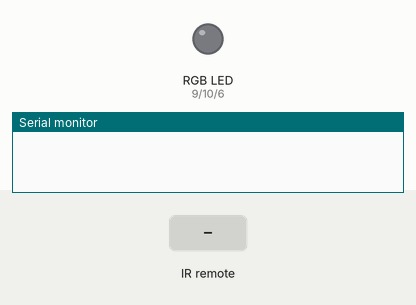
Bench run of a sketch on a simulated Arduino Uno, built with avr-gcc and run on an emulated ATmega328P. Shown: an RGB LED mixed from three pins (HIGH = lit), the last lines printed to the serial monitor. Inputs (shaded band) come from the test bench.

Above: at 1.2 s.
1.3 s: infrared code 0xFFA25D received
At 2.2 s:
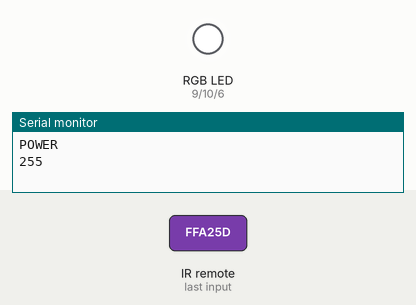
2.9 s: infrared code 0xFFE01F received
At 3.4 s:
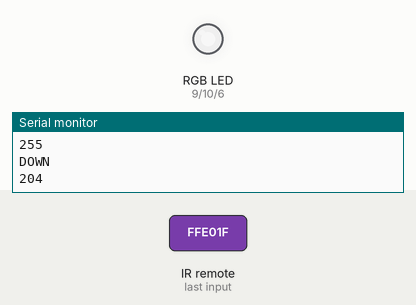
4.5 s: infrared code 0xFF30CF received
At 5.8 s:
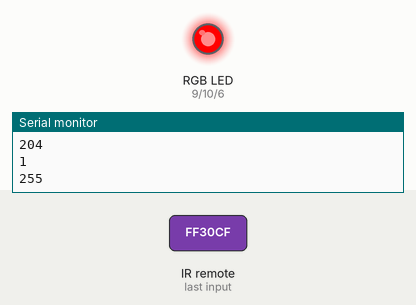
6.1 s: infrared code 0xFF18E7 received
At 7.0 s:
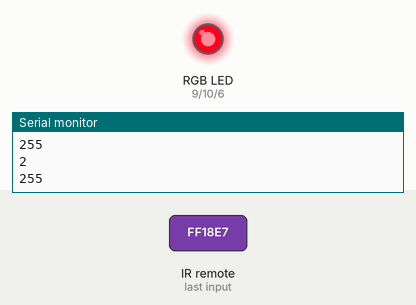
7.7 s: infrared code 0xFF906F received
At 8.3 s:
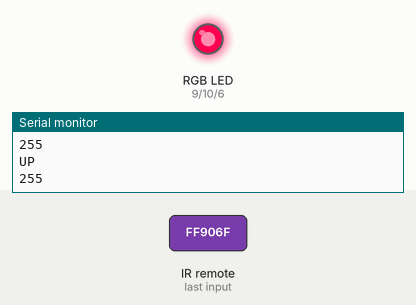
9.3 s: infrared code 0xFF7A85 received
At 10.7 s:
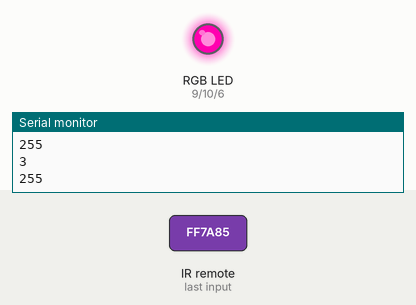
Timing chart, 0 to 11.9 s (numbered marks = the images above; inputs shaded):
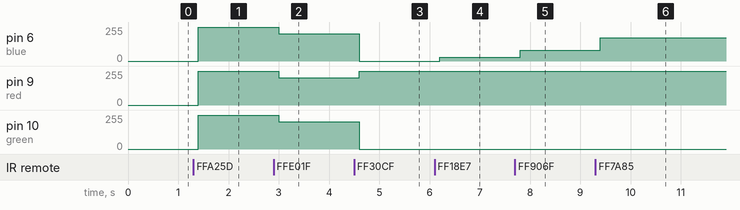

The sketch:

ir_rgb.ino
```cpp
#include<IRremote.h>
int IRpin = 3;
IRrecv IR(IRpin);
decode_results cmd;
int dt = 100;

String myCMD;

int red = 9;
int green = 10;
int blue = 6;
int rV = 255;
int gV = 255;
int bV = 255;

int pwrState = 0;
int dimVal = 0;

void setup() {

  Serial.begin(9600);
  IR.enableIRIn();
  pinMode(red, OUTPUT);
  pinMode(green, OUTPUT);
  pinMode(blue, OUTPUT);

}

void loop() {

  while(IR.decode(&cmd) == 0){
    }
  delay(dt);
  IR.resume();

  if (cmd.value == 0xFFA25D){
    myCMD = "POWER";
    Serial.println(myCMD);
    if(pwrState == 0){
      pwrState = 1;
    }
    else{
      pwrState = 0;
      analogWrite(red, 0);
      analogWrite(green, 0);
      analogWrite(blue, 0);
    }
  }

  if (cmd.value == 0xFFE01F){
    myCMD = "DOWN";
    Serial.println(myCMD);
    if (rV > 51){
      rV = rV - 51;
    }
    if (gV > 51){
      gV = gV - 51;
    }
    if (bV > 51){
      bV = bV - 51;
    }
  }

  if (cmd.value == 0xFF906F){
    myCMD = "UP";
    Serial.println(myCMD);
    if (rV < 255 && rV != 0){
      rV = rV + 51;
    }
    if (gV < 255 && gV != 0){
      gV = gV + 51;
    }
    if (bV < 255 && bV != 0){
      bV = bV + 51;
    }
  }

  if (cmd.value == 0xFF6897){
    myCMD = "0";
    Serial.println(myCMD);
    rV = 255;
    gV = 255;
    bV = 255;
  }

  if (cmd.value == 0xFF30CF){
    myCMD = "1";
    Serial.println(myCMD);
    rV = 255;
    gV = 0;
    bV = 0;
  }

  if (cmd.value == 0xFF18E7){
    myCMD = "2";
    Serial.println(myCMD);
    rV = 255;
    gV = 0;
    bV = 30;
  }

  if (cmd.value == 0xFF7A85){
    myCMD = "3";
    Serial.println(myCMD);
    rV = 255;
    gV = 0;
    bV = 175;
  }

  if (cmd.value == 0xFF10EF){
    myCMD = "4";
    Serial.println(myCMD);
    rV = 0;
    gV = 0;
    bV = 255;
  }

  if (cmd.value == 0xFF38C7){
    myCMD = "5";
    Serial.println(myCMD);
    rV = 0;
    gV = 255;
    bV = 255;
  }

  if (cmd.value == 0xFF5AA5){
    myCMD = "6";
    Serial.println(myCMD);
    rV = 0;
    gV = 255;
    bV = 75;
  }

  if (cmd.value == 0xFF42BD){
    myCMD = "7";
    Serial.println(myCMD);
    rV = 0;
    gV = 255;
    bV = 0;
  }

  if (cmd.value == 0xFF4AB5){
    myCMD = "8";
    Serial.println(myCMD);
    rV = 255;
    gV = 255;
    bV = 0;
  }

  if (cmd.value == 0xFF52AD){
    myCMD = "9";
    Serial.println(myCMD);
    rV = 255;
    gV = 30;
    bV = 0;
  }

  if(pwrState == 1){
    analogWrite(red, rV);
    analogWrite(green, gV);
    analogWrite(blue, bV);
  }
  Serial.println(rV);

}
```

Measured:
- after the input at 1.3 s, pin 6 (blue), pin 9 (red), pin 10 (green): 0/255 → 255/255 after 0.10 s
- after the input at 2.9 s, pin 6 (blue), pin 9 (red), pin 10 (green): 255/255 → 204/255 after 0.10 s
- after the input at 4.5 s, pin 6 (blue), pin 10 (green): 204/255 → 0/255 after 0.10 s; pin 9 (red): 204/255 → 255/255 after 0.10 s
- after the input at 6.1 s, pin 6 (blue): 0/255 → 30/255 after 0.10 s
- after the input at 7.7 s, pin 6 (blue): 30/255 → 81/255 after 0.10 s
- after the input at 9.3 s, pin 6 (blue): 81/255 → 175/255 after 0.10 s
